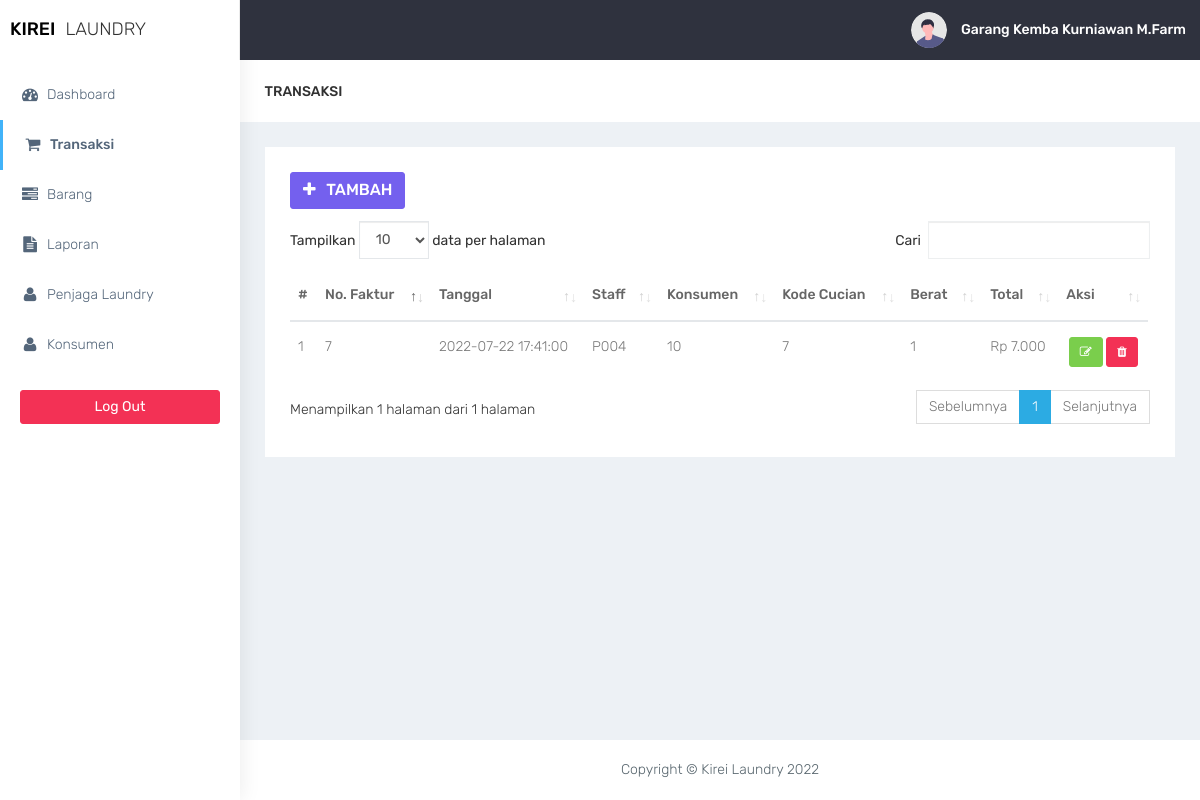
Page /transaksi/transaksi.php (signed in) on the earlier database version.
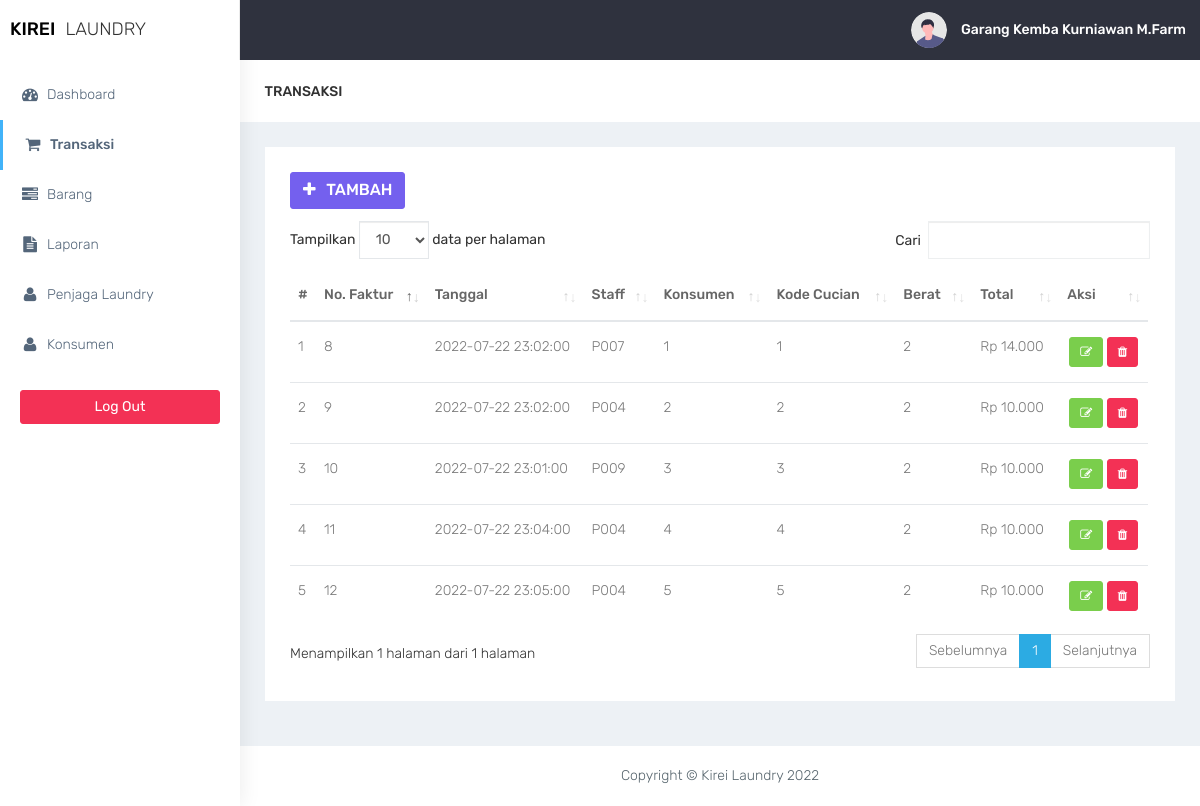
Same page on the later database version.
### tables this page shows
CREATE TABLE `transaksi` (
  `no_faktur` int(11) NOT NULL,
  `tgl` datetime DEFAULT NULL,
  `id_pegawai` varchar(5) DEFAULT NULL,
  `id_konsumen` int(11) DEFAULT NULL,
  `kd_cucian` int(11) DEFAULT NULL,
  `layanan` enum('regular','one_day','express','') NOT NULL,
  `berat` int(11) DEFAULT NULL,
  `total` int(11) DEFAULT NULL
);

### transaksi/transaksi.php (the view, shortened to what this page needs)
<?php
$title = 'Transaksi';
require '../functions.php';
require '../layout/layout_header.php';
if (isset($_POST['keyword'])) {
    $keyword = $_POST['keyword'];
    $data = mysqli_query($conn, "SELECT * FROM transaksi WHERE invoice lIKE '%" . $keyword . "%'
                               OR tgl LIKE '%" . $keyword . "%'
                                OR nm_karyawan LIKE '%" . $keyword . "%'
                                OR nm_pelanggan LIKE '%" . $keyword . "%'
                                OR nm_menu LIKE '%" . $keyword . "%'
                                OR harga LIKE '%" . $keyword . "%'
                                OR jumlah LIKE '%" . $keyword . "%'
                                OR total LIKE '%" . $keyword . "%'");
} else {
    $data = mysqli_query($conn, "SELECT * FROM transaksi");
}
?>
<div class="container-fluid">
    <div class="row bg-title">
        <div class="col-lg-3 col-md-4 col-sm-4 col-xs-12">
            <h4 class="page-title"><?= $title ?></h4>
        </div>
    </div>
    <div class="row">
        <div class="col-md-12 col-lg-12 col-sm-12 col-xs-12">
            <div class="white-box">
                <div class="row">
                    <div class="col-md-6">
                        <a href="transaksi-tambah.php" class="btn btn-primary box-title" title="Tambah Data"><i class="fa fa-plus fa-fw"></i> Tambah</a>
                    </div>
                </div>
                <div class="table-responsive">
                    <table class="table thead-dark" id="table">
                        <thead>
                            <tr>
                                <th>#</th>
                                <th>No. Faktur</th>
                                <th>Tanggal</th>
                                <th>Staff</th>
                                <th>Konsumen</th>
                                <th>Kode Cucian</th>
                                <th>Berat</th>
                                <th>Total</th>
                                <th>Aksi</th>
                            </tr>
                        </thead>
                        <tbody>
                            <?php foreach ($data as $transaksi) : ?>
                                <tr>
                                    <td></td>
                                    <td><?= $transaksi['no_faktur']; ?></td>
                                    <td><?= $transaksi['tgl']; ?></td>
                                    <td><?= $transaksi['id_pegawai']; ?></td>
                                    <td><?= $transaksi['id_konsumen']; ?></td>
                                    <td><?= $transaksi['kd_cucian']; ?></td>
                                    <td><?= $transaksi['berat']; ?></td>
                                    <td>Rp <?= number_format($transaksi['total'], 0, ',', '.'); ?></td>
                                    <td align="center">
                                            <a href="transaksi-form-edit.php?no_faktur=<?= $transaksi['no_faktur']; ?>" class="btn btn-success btn-sm " title="Ubah">
                                                    <i class="fa fa-pencil-square-o"></i>
                                                </a>
                                            <a href="transaksi-hapus.php?no_faktur=<?= $transaksi['no_faktur'];?>"  class="btn btn-danger btn-sm delete-data">
                                            <i class="fa fa-trash"></i></a>
                                    </td>
                                </tr>
                            <?php endforeach; ?>
                        </tbody>
                    </table>
                </div>
            </div>
        </div>
    </div>
</div>
<?php
require '../layout/layout_footer.php';
?>

Differences in the rows shown:
removed transaksi: no_faktur "7", tgl "2022-07-22 17:41:00", id_pegawai "P004", id_konsumen "10", kd_cucian "7", berat "1", total "7.000"
added transaksi: no_faktur "8", tgl "2022-07-22 23:02:00", id_pegawai "P007", id_konsumen "1", kd_cucian "1", berat "2", total "14.000"
added transaksi: no_faktur "9", tgl "2022-07-22 23:02:00", id_pegawai "P004", id_konsumen "2", kd_cucian "2", berat "2", total "10.000"
added transaksi: no_faktur "10", tgl "2022-07-22 23:01:00", id_pegawai "P009", id_konsumen "3", kd_cucian "3", berat "2", total "10.000"
added transaksi: no_faktur "11", tgl "2022-07-22 23:04:00", id_pegawai "P004", id_konsumen "4", kd_cucian "4", berat "2", total "10.000"
added transaksi: no_faktur "12", tgl "2022-07-22 23:05:00", id_pegawai "P004", id_konsumen "5", kd_cucian "5", berat "2", total "10.000"
